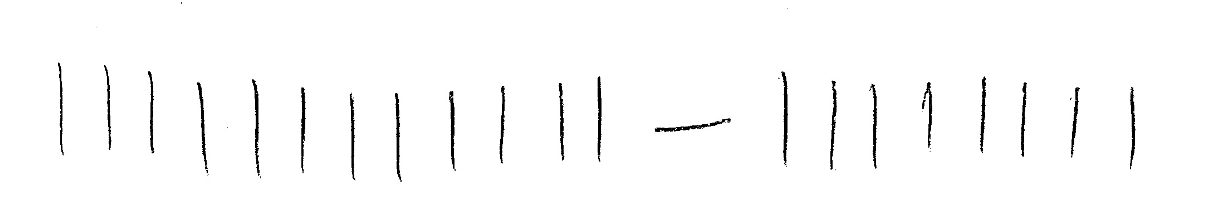
#> input picture Capture.PNG, 1209 x 218 px
$ python -i test_detection.py   (imports and definitions only)
#> lines starting #> are read from the running program, lines starting #| are printed output that depends on the picture; after the words box and inside, x2 and y2 are one past the last pixel; in counts of white or black regions, pixels touching at a corner belong together
#> further down, picture is the input picture: shape (218, 1209, 3); min 0, max 255, mean 250.3
import cv2, math, os
import matplotlib.pyplot as plt
from api.model.palo import Palo

# [11 lines left out: function crop_image_header_footer, not called in this run]

def process_image(image):
	dst = cv2.fastNlMeansDenoisingColored(image,None,10,10,7,21)
	gray = cv2.cvtColor(dst, cv2.COLOR_BGR2GRAY)
	blur = cv2.GaussianBlur(gray,(5,5),0)
	thresh = cv2.threshold(blur, 0, 255, cv2.THRESH_BINARY_INV + cv2.THRESH_OTSU)[1]
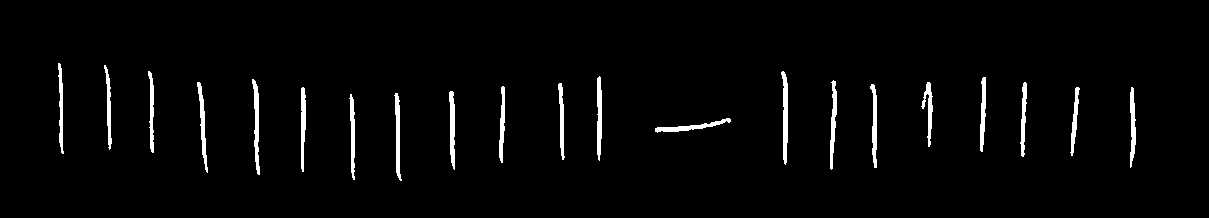
#> thresh: shape (218, 1209); 2.6% white; 21 white regions, largest, box (x1, y1, x2, y2) and area: (781, 71, 788, 165) 424, (252, 79, 260, 175) 393, (597, 76, 602, 161) 359
	return thresh
	# cv2.imwrite('thresh.png', thresh)

# [5 lines left out: function checkBorderXY, not called in this run]

def calculate_distance(x1,y1,x2,y2):
    return math.sqrt((x2 - x1)**2 + (y2 - y1)**2)

def calculate_area(w, h):
	return w * h

def calculate_mm(pixels):
	DPI = 96
	return (pixels * 25.4) / DPI

# [216 lines left out: functions crop_image, sort_contours, contour_filter, sort_contours_left_to_right, set_rows, set_palographic_test and 2 more, not called in this run]

def calculate_nor(sum_diff, total_palos):
	return (sum_diff * 100) / total_palos

# [51 lines left out: functions get_total_palos, set_plot_yield, get_palos_size, not called in this run]

def get_major_palo_test(size_palos):
	palo = max(size_palos['major'], key=lambda x: calculate_mm(x.h))
	return palo

def get_minor_palo_test(size_palos):
	palo = min(size_palos['minor'], key=lambda x: calculate_mm(x.h))
	return palo

# [11 lines left out: functions get_size_palos_interval, rect_union, not called in this run]

def set_rect_centroid(x1, x2, y1, y2):
	return (int((x1+x2)/2), int((y1+y2)/2))

# [138 lines of commented-out code are left out]

>>> import cv2
>>> picture = cv2.imread('Capture.PNG')
>>> result = process_image(picture)
